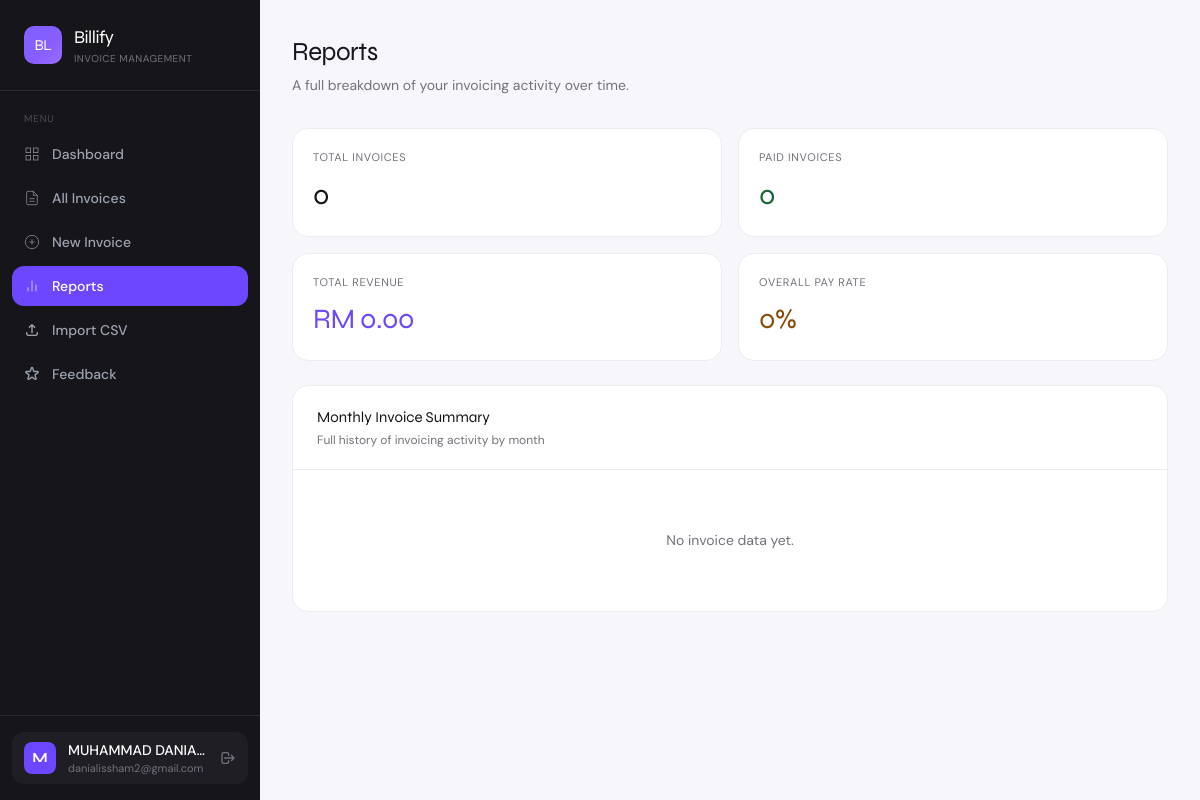
Screenshot of /reports (signed in) with the database file from the repository.
### app.py (models this page shows)
class User(UserMixin, db.Model):
    id = db.Column(db.Integer, primary_key=True)
    name = db.Column(db.String(100), nullable=False)
    email = db.Column(db.String(120), unique=True, nullable=False)
    password = db.Column(db.String(200), nullable=False)
    company = db.Column(db.String(100))
    is_admin = db.Column(db.Boolean, default=False)
    is_active_account = db.Column(db.Boolean, default=True)
    created_at = db.Column(db.DateTime, default=datetime.utcnow)
    invoices = db.relationship('Invoice', backref='owner', lazy=True)

### app.py (the view, shortened to what this page needs)
@app.route('/reports')
@login_required
def reports():
    update_overdue_invoices()
    invoices = Invoice.query.filter_by(user_id=current_user.id).all()
    from collections import defaultdict
    monthly_data = defaultdict(lambda: {'sent': 0, 'paid': 0, 'overdue': 0, 'revenue': 0.0})
    sorted_months = sorted(monthly_data.items(),
        key=lambda x: datetime.strptime(x[0], '%b %Y'), reverse=True)
    summary = []
    total_revenue = sum(i.total for i in invoices if i.status == 'Paid')
    total_sent = len(invoices)
    total_paid = sum(1 for i in invoices if i.status == 'Paid')
    overall_rate = round((total_paid / total_sent * 100)) if total_sent > 0 else 0
    return render_template('reports.html',
        summary=summary,
        total_revenue=total_revenue,
        total_sent=total_sent,
        total_paid=total_paid,
        overall_rate=overall_rate
    )

### app.py (called while the page is built)
@app.after_request
def add_security_headers(response):
    response.headers['X-Content-Type-Options'] = 'nosniff'
    response.headers['X-Frame-Options'] = 'SAMEORIGIN'
    response.headers['X-XSS-Protection'] = '1; mode=block'
    response.headers['Referrer-Policy'] = 'strict-origin-when-cross-origin'
    return response

@login_manager.user_loader
def load_user(user_id):
    return User.query.get(int(user_id))

def update_overdue_invoices():
    today = date.today()
    overdue = Invoice.query.filter(
        Invoice.due_date < today,
        Invoice.status == 'Unpaid'
    ).all()
    for inv in overdue:
        inv.status = 'Overdue'
    db.session.commit()

### templates/reports.html (shortened to what this page needs)
{% extends 'base.html' %}
{% block content %}
<div class="mb-8 fade-up fade-up-1">
  <h2 class="font-display font-700" style="font-size:26px;letter-spacing:-0.5px;color:var(--text);">Reports</h2>
  <p style="color:var(--muted);font-size:14px;margin-top:4px;">A full breakdown of your invoicing activity over time.</p>
</div>
<div class="grid grid-cols-2 xl:grid-cols-4 gap-4 mb-6 fade-up fade-up-2">
  <div class="card p-5">
    <div style="font-size:11px;color:var(--muted);text-transform:uppercase;letter-spacing:0.06em;margin-bottom:8px;">Total Invoices</div>
    <div class="font-display font-700" style="font-size:28px;letter-spacing:-0.5px;">{{ total_sent }}</div>
  </div>
  <div class="card p-5">
    <div style="font-size:11px;color:var(--muted);text-transform:uppercase;letter-spacing:0.06em;margin-bottom:8px;">Paid Invoices</div>
    <div class="font-display font-700" style="font-size:28px;letter-spacing:-0.5px;color:#166534;">{{ total_paid }}</div>
  </div>
  <div class="card p-5">
    <div style="font-size:11px;color:var(--muted);text-transform:uppercase;letter-spacing:0.06em;margin-bottom:8px;">Total Revenue</div>
    <div class="font-display font-700" style="font-size:28px;letter-spacing:-0.5px;color:#6c47ff;">RM {{ "%.2f"|format(total_revenue) }}</div>
  </div>
  <div class="card p-5">
    <div style="font-size:11px;color:var(--muted);text-transform:uppercase;letter-spacing:0.06em;margin-bottom:8px;">Overall Pay Rate</div>
    <div class="font-display font-700" style="font-size:28px;letter-spacing:-0.5px;color:#854d0e;">{{ overall_rate }}%</div>
  </div>
</div>
<div class="card fade-up fade-up-3">
  <div class="px-6 py-5" style="border-bottom:1px solid var(--border);">
    <div class="font-display font-600" style="font-size:15px;">Monthly Invoice Summary</div>
    <div style="font-size:12px;color:var(--muted);margin-top:2px;">Full history of invoicing activity by month</div>
  </div>
  {% if summary %}
  <div style="overflow-x:auto;">
    <table style="width:100%;font-size:13px;border-collapse:collapse;">
      <thead>
        <tr style="border-bottom:1px solid var(--border);">
          <th style="padding:12px 24px;text-align:left;font-size:11px;font-weight:600;color:var(--muted);text-transform:uppercase;letter-spacing:0.06em;">Month</th>
          <th style="padding:12px 24px;text-align:center;font-size:11px;font-weight:600;color:var(--muted);text-transform:uppercase;letter-spacing:0.06em;">Sent</th>
          <th style="padding:12px 24px;text-align:center;font-size:11px;font-weight:600;color:var(--muted);text-transform:uppercase;letter-spacing:0.06em;">Paid</th>
          <th style="padding:12px 24px;text-align:center;font-size:11px;font-weight:600;color:var(--muted);text-transform:uppercase;letter-spacing:0.06em;">Overdue</th>
          <th style="padding:12px 24px;text-align:right;font-size:11px;font-weight:600;color:var(--muted);text-transform:uppercase;letter-spacing:0.06em;">Revenue</th>
          <th style="padding:12px 24px;text-align:left;font-size:11px;font-weight:600;color:var(--muted);text-transform:uppercase;letter-spacing:0.06em;">Pay Rate</th>
        </tr>
      </thead>
      <tbody>
        {% for row in summary %}
        <tr style="border-bottom:1px solid var(--border);{% if loop.index % 2 == 0 %}background:var(--surface);{% endif %}" onmouseover="this.style.background='#f5f3ff'" onmouseout="this.style.background='{% if loop.index % 2 == 0 %}var(--surface){% else %}transparent{% endif %}'">
          <td style="padding:14px 24px;font-weight:600;color:var(--text);">{{ row.month }}</td>
          <td style="padding:14px 24px;text-align:center;color:var(--muted);">{{ row.sent }}</td>
          <td style="padding:14px 24px;text-align:center;">
            <span style="background:#dcfce7;color:#166534;padding:3px 10px;border-radius:20px;font-size:11px;font-weight:600;">{{ row.paid }}</span>
          </td>
          <td style="padding:14px 24px;text-align:center;">
            {% if row.overdue > 0 %}
            <span style="background:#fee2e2;color:#991b1b;padding:3px 10px;border-radius:20px;font-size:11px;font-weight:600;">{{ row.overdue }}</span>
            {% else %}
            <span style="background:#f1f5f9;color:#475569;padding:3px 10px;border-radius:20px;font-size:11px;font-weight:600;">0</span>
            {% endif %}
          </td>
          <td style="padding:14px 24px;text-align:right;font-weight:600;color:var(--text);">RM {{ "%.2f"|format(row.revenue) }}</td>
          <td style="padding:14px 24px;">
            <div style="display:flex;align-items:center;gap:10px;">
              <div style="flex:1;height:5px;background:var(--border);border-radius:3px;max-width:80px;">
                <div style="width:{{ row.rate }}%;height:100%;background:linear-gradient(90deg,#6c47ff,#9b6dff);border-radius:3px;"></div>
              </div>
              <span style="font-size:12px;color:var(--muted);min-width:34px;">{{ row.rate }}%</span>
            </div>
          </td>
        </tr>
        {% endfor %}
      </tbody>
    </table>
  </div>
  {% else %}
  <div style="padding:60px;text-align:center;">
    <p style="color:var(--muted);font-size:14px;">No invoice data yet.</p>
  </div>
  {% endif %}
</div>
{% endblock %}

### templates/base.html (shortened to what this page needs)
<!DOCTYPE html>
<html lang="en">
<head>
  <script src="https://cdn.tailwindcss.com"></script>
</head>
<body style="background: var(--surface); color: var(--text);">
{% if current_user.is_authenticated %}
<div class="flex min-h-screen">
  <aside style="width:260px; background:#16161a; flex-shrink:0;" class="fixed h-full z-10 flex flex-col">
    <div class="px-6 py-6 border-b" style="border-color:#2a2a30;">
      <div class="flex items-center gap-3">
        <div style="width:38px;height:38px;background:linear-gradient(135deg,#6c47ff,#9b6dff);border-radius:10px;flex-shrink:0;position:relative;overflow:hidden;" class="flex items-center justify-center">
          <div style="position:absolute;inset:0;background:linear-gradient(135deg,rgba(255,255,255,0.15) 0%,transparent 60%);"></div>
          <span class="font-display font-700 text-white" style="font-size:15px;letter-spacing:-0.5px;position:relative;z-index:1;">BL</span>
        </div>
        <div>
          <div class="font-display font-700 text-white" style="font-size:18px;letter-spacing:-0.5px;">Billify</div>
          <div style="font-size:10px;color:#72727a;letter-spacing:0.05em;text-transform:uppercase;">Invoice Management</div>
        </div>
      </div>
    </div>
    <nav class="flex-1 px-3 py-5 space-y-1">
      <div style="font-size:10px;color:#4a4a52;text-transform:uppercase;letter-spacing:0.08em;padding:0 12px;margin-bottom:8px;">Menu</div>
      <a href="{{ url_for('dashboard') }}"
         class="sidebar-link flex items-center gap-3 px-3 py-2.5 rounded-xl text-sm font-medium {% if request.endpoint == 'dashboard' %}active{% else %}text-gray-400{% endif %}">
        <svg class="w-4 h-4 flex-shrink-0" fill="none" stroke="currentColor" viewBox="0 0 24 24"><rect x="3" y="3" width="7" height="7"/><rect x="14" y="3" width="7" height="7"/><rect x="14" y="14" width="7" height="7"/><rect x="3" y="14" width="7" height="7"/></svg>
        Dashboard
      </a>
      <a href="{{ url_for('invoices') }}"
         class="sidebar-link flex items-center gap-3 px-3 py-2.5 rounded-xl text-sm font-medium {% if request.endpoint in ('invoices','view_invoice','edit_invoice') %}active{% else %}text-gray-400{% endif %}">
        <svg class="w-4 h-4 flex-shrink-0" fill="none" stroke="currentColor" viewBox="0 0 24 24"><path d="M14 2H6a2 2 0 00-2 2v16a2 2 0 002 2h12a2 2 0 002-2V8z"/><polyline points="14 2 14 8 20 8"/><line x1="16" y1="13" x2="8" y2="13"/><line x1="16" y1="17" x2="8" y2="17"/></svg>
        All Invoices
      </a>
      <a href="{{ url_for('new_invoice') }}"
         class="sidebar-link flex items-center gap-3 px-3 py-2.5 rounded-xl text-sm font-medium {% if request.endpoint == 'new_invoice' %}active{% else %}text-gray-400{% endif %}">
        <svg class="w-4 h-4 flex-shrink-0" fill="none" stroke="currentColor" viewBox="0 0 24 24"><circle cx="12" cy="12" r="10"/><line x1="12" y1="8" x2="12" y2="16"/><line x1="8" y1="12" x2="16" y2="12"/></svg>
        New Invoice
      </a>
      <a href="{{ url_for('reports') }}"
         class="sidebar-link flex items-center gap-3 px-3 py-2.5 rounded-xl text-sm font-medium {% if request.endpoint == 'reports' %}active{% else %}text-gray-400{% endif %}">
        <svg class="w-4 h-4 flex-shrink-0" fill="none" stroke="currentColor" viewBox="0 0 24 24"><line x1="18" y1="20" x2="18" y2="10"/><line x1="12" y1="20" x2="12" y2="4"/><line x1="6" y1="20" x2="6" y2="14"/></svg>
        Reports
      </a>
      <a href="{{ url_for('import_csv') }}"
         class="sidebar-link flex items-center gap-3 px-3 py-2.5 rounded-xl text-sm font-medium {% if request.endpoint == 'import_csv' %}active{% else %}text-gray-400{% endif %}">
        <svg class="w-4 h-4 flex-shrink-0" fill="none" stroke="currentColor" viewBox="0 0 24 24"><path stroke-linecap="round" stroke-linejoin="round" stroke-width="2" d="M4 16v1a3 3 0 003 3h10a3 3 0 003-3v-1m-4-8l-4-4m0 0L8 8m4-4v12"/></svg>
        Import CSV
      </a>
      <a href="{{ url_for('feedback') }}"
         class="sidebar-link flex items-center gap-3 px-3 py-2.5 rounded-xl text-sm font-medium {% if request.endpoint == 'feedback' %}active{% else %}text-gray-400{% endif %}">
        Feedback
      </a>
    </nav>
    <div class="px-3 py-4 border-t" style="border-color:#2a2a30;">
      <div class="flex items-center gap-3 px-3 py-2 rounded-xl" style="background:#1e1e24;">
        <div style="width:32px;height:32px;border-radius:8px;background:var(--accent);flex-shrink:0;" class="flex items-center justify-center text-white text-sm font-bold font-display">
          {{ current_user.name[0].upper() }}
        </div>
        <div class="flex-1 min-w-0">
          <div class="text-sm font-medium text-white truncate">{{ current_user.name }}</div>
          <div style="font-size:11px;color:#72727a;" class="truncate">{{ current_user.email }}</div>
        </div>
        <a href="{{ url_for('logout') }}" title="Sign out">
          <svg class="w-4 h-4" style="color:#72727a;" fill="none" stroke="currentColor" viewBox="0 0 24 24"><path stroke-linecap="round" stroke-linejoin="round" stroke-width="2" d="M17 16l4-4m0 0l-4-4m4 4H7m6 4v1a3 3 0 01-3 3H6a3 3 0 01-3-3V7a3 3 0 013-3h4a3 3 0 013 3v1"/></svg>
        </a>
      </div>
    </div>
  </aside>
  <main style="margin-left:260px;" class="flex-1 p-8">
    {% block content %}{% endblock %}
  </main>
</div>
{% endif %}
</body>
</html>

### templates/base.html (style rules this page uses)
* { font-family: 'DM Sans', sans-serif; }
.font-display { font-family: 'Syne', sans-serif; }
:root { --accent: #6c47ff; --accent-light: #ede9ff; --accent-dark: #4a2fe0; --surface: #f7f7fb; --card: #ffffff; --border: #ebebf0; --text: #16161a; --muted: #72727a; }
.sidebar-link { transition: all 0.15s ease; }
.sidebar-link.active { background: var(--accent); color: white; }
.sidebar-link.active svg { stroke: white; }
.card { background: var(--card); border: 1px solid var(--border); border-radius: 16px; }
.fade-up { animation: fadeUp 0.4s ease forwards; }
.fade-up-1 { animation-delay: 0.05s; opacity: 0; }
.fade-up-2 { animation-delay: 0.1s; opacity: 0; }
.fade-up-3 { animation-delay: 0.15s; opacity: 0; }

### rows the page displays
User: name "M", name "MUHAMMAD DANIA…", email "danialissham2@gmail.com"

### other values shown
{{ total_sent }} "0"
{{ total_paid }} "0"
{{ "%.2f"|format(total_revenue) }} "0.00"
{{ overall_rate }} "0"
